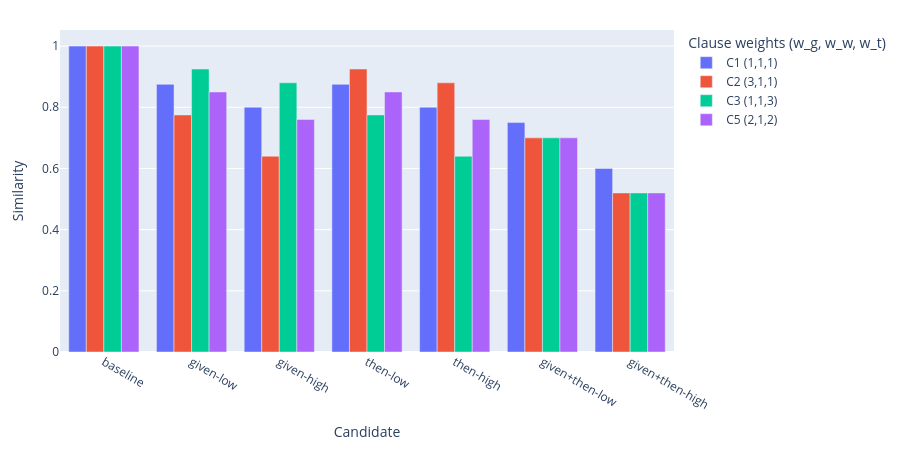

Notebook source saved alongside this figure:
### Code cell
import plotly.express as px
import pandas as pd

df_plot = df_w.copy()

# labels técnicos (mesmo mapeamento da RQ3.3)
label_map = {
    "cand_baseline":          "baseline",
    "cand_given_low":         "given-low",
    "cand_given_high":        "given-high",
    "cand_then_low":          "then-low",
    "cand_then_high":         "then-high",
    "cand_given_then_low":    "given+then-low",
    "cand_given_then_high":   "given+then-high",
    "cand_when_high":         "when-high",
}
df_plot["candidate_label"] = df_plot["candidate_name"].map(label_map).fillna(df_plot["candidate_name"])

candidate_order = [
    "baseline",
    "given-low",
    "given-high",
    "then-low",
    "then-high",
    "given+then-low",
    "given+then-high",
    "when-high",
]
df_plot["candidate_label"] = pd.Categorical(
    df_plot["candidate_label"],
    categories=candidate_order,
    ordered=True
)

# rótulo das configurações de pesos de cláusula
config_map = {
    (1.0, 1.0, 1.0): "C1 (1,1,1)",
    (3.0, 1.0, 1.0): "C2 (3,1,1)",
    (1.0, 1.0, 3.0): "C3 (1,1,3)",
    (1.0, 3.0, 1.0): "C4 (1,3,1)",
    (2.0, 1.0, 2.0): "C5 (2,1,2)",
}

def label_clause_config(row):
    key = (row["w_given"], row["w_when"], row["w_then"])
    return config_map.get(key, f"({row['w_given']:.1g},{row['w_when']:.1g},{row['w_then']:.1g})")

df_plot["clause_regime"] = df_plot.apply(label_clause_config, axis=1)

config_order = ["C1 (1,1,1)", "C2 (3,1,1)", "C3 (1,1,3)", "C4 (1,3,1)", "C5 (2,1,2)"]
df_plot["clause_regime"] = pd.Categorical(
    df_plot["clause_regime"],
    categories=config_order,
    ordered=True
)

fig = px.bar(
    df_plot,
    x="candidate_label",
    y="similarity_result",
    color="clause_regime",
    barmode="group",
    labels={
        "candidate_label": "Candidate",
        "similarity_result": "Similarity",
        "clause_regime": "Clause-weight configuration"
    },
)

fig.update_layout(
    width=900,
    height=450,
    margin=dict(l=60, r=20, t=30, b=80),
    legend_title_text="Clause weights (w_g, w_w, w_t)",
)

fig.show()

### Figure 1 — Plotly figure (JSON) as saved in the notebook; plotly's stock layout.template omitted (floating-point values rounded to 4 significant figures)
{"data": [{"alignmentgroup": "True", "hovertemplate": "Clause-weight configuration=C1 (1,1,1)<br>Candidate=%{x}<br>Similarity=%{y}<extra></extra>", "legendgroup": "C1 (1,1,1)", "marker": {"color": "#636efa", "pattern": {"shape": ""}}, "name": "C1 (1,1,1)", "offsetgroup": "C1 (1,1,1)", "orientation": "v", "showlegend": true, "textposition": "auto", "type": "bar", "x": ["baseline", "given-low", "given-high", "then-low", "then-high", "given+then-low", "given+then-high"], "xaxis": "x", "y": [1.0, 0.875, 0.8, 0.875, 0.8, 0.75, 0.6], "yaxis": "y"}, {"alignmentgroup": "True", "hovertemplate": "Clause-weight configuration=C2 (3,1,1)<br>Candidate=%{x}<br>Similarity=%{y}<extra></extra>", "legendgroup": "C2 (3,1,1)", "marker": {"color": "#EF553B", "pattern": {"shape": ""}}, "name": "C2 (3,1,1)", "offsetgroup": "C2 (3,1,1)", "orientation": "v", "showlegend": true, "textposition": "auto", "type": "bar", "x": ["baseline", "given-low", "given-high", "then-low", "then-high", "given+then-low", "given+then-high"], "xaxis": "x", "y": [1.0, 0.775, 0.64, 0.925, 0.88, 0.7, 0.52], "yaxis": "y"}, {"alignmentgroup": "True", "hovertemplate": "Clause-weight configuration=C3 (1,1,3)<br>Candidate=%{x}<br>Similarity=%{y}<extra></extra>", "legendgroup": "C3 (1,1,3)", "marker": {"color": "#00cc96", "pattern": {"shape": ""}}, "name": "C3 (1,1,3)", "offsetgroup": "C3 (1,1,3)", "orientation": "v", "showlegend": true, "textposition": "auto", "type": "bar", "x": ["baseline", "given-low", "given-high", "then-low", "then-high", "given+then-low", "given+then-high"], "xaxis": "x", "y": [1.0, 0.925, 0.88, 0.775, 0.64, 0.7, 0.52], "yaxis": "y"}, {"alignmentgroup": "True", "hovertemplate": "Clause-weight configuration=C5 (2,1,2)<br>Candidate=%{x}<br>Similarity=%{y}<extra></extra>", "legendgroup": "C5 (2,1,2)", "marker": {"color": "#ab63fa", "pattern": {"shape": ""}}, "name": "C5 (2,1,2)", "offsetgroup": "C5 (2,1,2)", "orientation": "v", "showlegend": true, "textposition": "auto", "type": "bar", "x": ["baseline", "given-low", "given-high", "then-low", "then-high", "given+then-low", "given+then-high"], "xaxis": "x", "y": [1.0, 0.85, 0.76, 0.85, 0.76, 0.7, 0.52], "yaxis": "y"}], "layout": {"barmode": "group", "height": 450, "legend": {"title": {"text": "Clause weights (w_g, w_w, w_t)"}, "tracegroupgap": 0}, "margin": {"b": 80, "l": 60, "r": 20, "t": 30}, "width": 900, "xaxis": {"anchor": "y", "domain": [0, 1], "title": {"text": "Candidate"}}, "yaxis": {"anchor": "x", "domain": [0, 1], "title": {"text": "Similarity"}}}}
